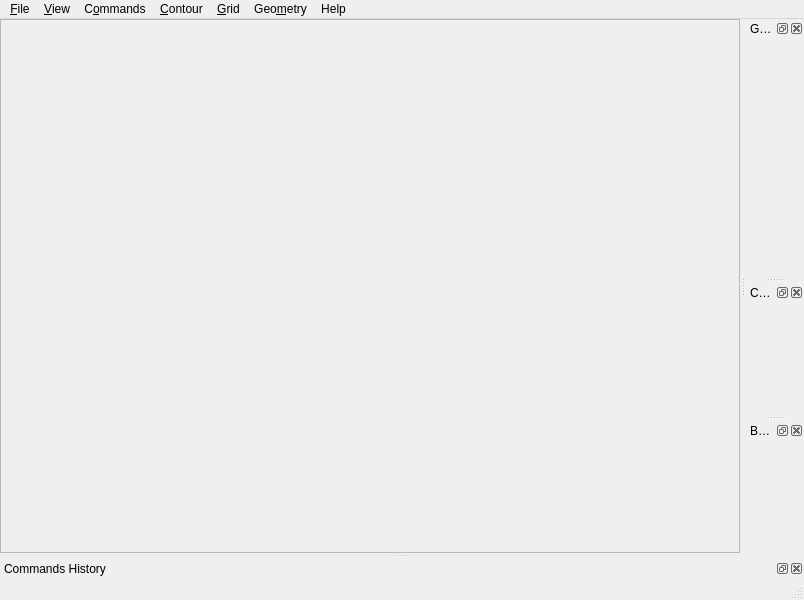
<?xml version="1.0" encoding="UTF-8"?>
<ui version="4.0">
 <class>MainWindow</class>
 <widget class="QMainWindow" name="MainWindow">
  <property name="geometry">
   <rect>
    <x>0</x>
    <y>0</y>
    <width>804</width>
    <height>600</height>
   </rect>
  </property>
  <property name="windowTitle">
   <string>MainWindow</string>
  </property>
  <property name="windowIcon">
   <iconset resource="ComGridRes.qrc">
    <normaloff>:/icons/mainwin.png</normaloff>:/icons/mainwin.png</iconset>
  </property>
  <property name="toolButtonStyle">
   <enum>Qt::ToolButtonIconOnly</enum>
  </property>
  <property name="animated">
   <bool>true</bool>
  </property>
  <property name="dockNestingEnabled">
   <bool>false</bool>
  </property>
  <property name="dockOptions">
   <set>QMainWindow::AnimatedDocks</set>
  </property>
  <widget class="QWidget" name="centralwidget">
   <layout class="QVBoxLayout" name="verticalLayout_2">
    <property name="margin">
     <number>0</number>
    </property>
    <item>
     <widget class="QFrame" name="f_vtk">
      <property name="frameShape">
       <enum>QFrame::StyledPanel</enum>
      </property>
      <property name="frameShadow">
       <enum>QFrame::Sunken</enum>
      </property>
      <property name="lineWidth">
       <number>4</number>
      </property>
     </widget>
    </item>
   </layout>
  </widget>
  <widget class="QMenuBar" name="menubar">
   <property name="geometry">
    <rect>
     <x>0</x>
     <y>0</y>
     <width>804</width>
     <height>20</height>
    </rect>
   </property>
   <widget class="QMenu" name="menu_File">
    <property name="title">
     <string>&amp;File</string>
    </property>
    <widget class="QMenu" name="menuImport">
     <property name="title">
      <string>&amp;Import</string>
     </property>
     <addaction name="act_imp_cont"/>
     <addaction name="act_imp_grid"/>
    </widget>
    <widget class="QMenu" name="menuExport">
     <property name="title">
      <string>&amp;Export</string>
     </property>
     <addaction name="act_exp_grid"/>
    </widget>
    <addaction name="act_open"/>
    <addaction name="act_save"/>
    <addaction name="menuImport"/>
    <addaction name="menuExport"/>
    <addaction name="separator"/>
    <addaction name="act_exit"/>
   </widget>
   <widget class="QMenu" name="menu_Edit">
    <property name="title">
     <string>C&amp;ommands</string>
    </property>
    <addaction name="act_undo"/>
    <addaction name="act_redo"/>
    <addaction name="separator"/>
    <addaction name="act_clean_hist"/>
    <addaction name="act_clean_all"/>
   </widget>
   <widget class="QMenu" name="menu_View">
    <property name="title">
     <string>&amp;View</string>
    </property>
    <addaction name="act_grid_manager"/>
    <addaction name="act_contour_manager"/>
    <addaction name="act_bnd_manager"/>
    <addaction name="act_commands_history"/>
   </widget>
   <widget class="QMenu" name="menu_Geometry">
    <property name="title">
     <string>Geo&amp;metry</string>
    </property>
    <addaction name="act_copy_grids"/>
    <addaction name="act_remove_grids"/>
    <addaction name="separator"/>
    <addaction name="act_movrot"/>
    <addaction name="act_scale"/>
   </widget>
   <widget class="QMenu" name="menuConts">
    <property name="title">
     <string>&amp;Contour</string>
    </property>
    <widget class="QMenu" name="menuAdd_2">
     <property name="title">
      <string>&amp;Add uniform</string>
     </property>
     <addaction name="act_cont_rect"/>
    </widget>
    <addaction name="menuAdd_2"/>
    <addaction name="separator"/>
    <addaction name="act_unite_conts"/>
    <addaction name="act_sep_conts"/>
    <addaction name="separator"/>
    <addaction name="act_set_bc"/>
    <addaction name="act_new_bc"/>
   </widget>
   <widget class="QMenu" name="menuGrid">
    <property name="title">
     <string>&amp;Grid</string>
    </property>
    <widget class="QMenu" name="menuAdd">
     <property name="title">
      <string>&amp;Add uniform</string>
     </property>
     <addaction name="act_unf_rect"/>
     <addaction name="act_unf_circ"/>
     <addaction name="act_unf_ring"/>
    </widget>
    <addaction name="menuAdd"/>
    <addaction name="separator"/>
    <addaction name="act_unite_grids"/>
    <addaction name="act_blayer"/>
    <addaction name="act_ex_cont"/>
   </widget>
   <widget class="QMenu" name="menuHelp">
    <property name="title">
     <string>Help</string>
    </property>
    <addaction name="act_about"/>
   </widget>
   <addaction name="menu_File"/>
   <addaction name="menu_View"/>
   <addaction name="menu_Edit"/>
   <addaction name="menuConts"/>
   <addaction name="menuGrid"/>
   <addaction name="menu_Geometry"/>
   <addaction name="menuHelp"/>
  </widget>
  <widget class="QStatusBar" name="statusbar"/>
  <widget class="QDockWidget" name="dw_grid_manager">
   <property name="features">
    <set>QDockWidget::AllDockWidgetFeatures</set>
   </property>
   <property name="windowTitle">
    <string>Grid Manager</string>
   </property>
   <attribute name="dockWidgetArea">
    <number>2</number>
   </attribute>
   <widget class="QWidget" name="dockWidgetContents">
    <layout class="QVBoxLayout" name="verticalLayout"/>
   </widget>
  </widget>
  <widget class="QDockWidget" name="dw_history">
   <property name="windowTitle">
    <string>Commands History</string>
   </property>
   <attribute name="dockWidgetArea">
    <number>8</number>
   </attribute>
   <widget class="QWidget" name="dockWidgetContents_3"/>
  </widget>
  <widget class="QDockWidget" name="dw_contour_manager">
   <property name="floating">
    <bool>false</bool>
   </property>
   <property name="features">
    <set>QDockWidget::AllDockWidgetFeatures</set>
   </property>
   <property name="windowTitle">
    <string>Contours Manager</string>
   </property>
   <attribute name="dockWidgetArea">
    <number>2</number>
   </attribute>
   <widget class="QWidget" name="dockWidgetContents_2"/>
  </widget>
  <widget class="QDockWidget" name="dw_bnd_manager">
   <property name="allowedAreas">
    <set>Qt::AllDockWidgetAreas</set>
   </property>
   <property name="windowTitle">
    <string>Boundary Manager</string>
   </property>
   <attribute name="dockWidgetArea">
    <number>2</number>
   </attribute>
   <widget class="QWidget" name="dockWidgetContents_4"/>
  </widget>
  <action name="act_open">
   <property name="text">
    <string>&amp;Open ...</string>
   </property>
  </action>
  <action name="act_save">
   <property name="text">
    <string>&amp;Save ...</string>
   </property>
  </action>
  <action name="act_exit">
   <property name="text">
    <string>E&amp;xit</string>
   </property>
  </action>
  <action name="act_undo">
   <property name="text">
    <string>&amp;Undo</string>
   </property>
   <property name="shortcut">
    <string>Ctrl+Z</string>
   </property>
  </action>
  <action name="act_redo">
   <property name="text">
    <string>&amp;Redo</string>
   </property>
   <property name="shortcut">
    <string>Ctrl+Y</string>
   </property>
  </action>
  <action name="act_unf_rect">
   <property name="text">
    <string>&amp;Rectangle</string>
   </property>
  </action>
  <action name="act_grid_manager">
   <property name="checkable">
    <bool>true</bool>
   </property>
   <property name="checked">
    <bool>true</bool>
   </property>
   <property name="text">
    <string>&amp;Grid Manager</string>
   </property>
  </action>
  <action name="act_unite_grids">
   <property name="text">
    <string>&amp;Unite grids</string>
   </property>
  </action>
  <action name="act_unf_circ">
   <property name="text">
    <string>&amp;Cirlce</string>
   </property>
  </action>
  <action name="act_movrot">
   <property name="text">
    <string>&amp;Move/Rotate</string>
   </property>
  </action>
  <action name="act_unf_ring">
   <property name="text">
    <string>R&amp;ing</string>
   </property>
  </action>
  <action name="act_scale">
   <property name="text">
    <string>Sc&amp;ale</string>
   </property>
  </action>
  <action name="act_commands_history">
   <property name="checkable">
    <bool>true</bool>
   </property>
   <property name="text">
    <string>Commands &amp;History</string>
   </property>
  </action>
  <action name="act_copy_grids">
   <property name="text">
    <string>&amp;Copy</string>
   </property>
  </action>
  <action name="act_remove_grids">
   <property name="text">
    <string>&amp;Remove</string>
   </property>
  </action>
  <action name="act_contour_manager">
   <property name="checkable">
    <bool>true</bool>
   </property>
   <property name="checked">
    <bool>true</bool>
   </property>
   <property name="text">
    <string>&amp;Contour Manager</string>
   </property>
  </action>
  <action name="act_cont_rect">
   <property name="text">
    <string>&amp;Rectangle</string>
   </property>
  </action>
  <action name="act_bnd_manager">
   <property name="checkable">
    <bool>true</bool>
   </property>
   <property name="text">
    <string>&amp;Boundary Manager</string>
   </property>
  </action>
  <action name="act_set_bc">
   <property name="text">
    <string>Assign &amp;boundary types</string>
   </property>
  </action>
  <action name="act_new_bc">
   <property name="text">
    <string>&amp;Create boundary type</string>
   </property>
  </action>
  <action name="act_ex_cont">
   <property name="text">
    <string>&amp;Exclude conts</string>
   </property>
  </action>
  <action name="act_unite_conts">
   <property name="text">
    <string>&amp;Unite contours</string>
   </property>
  </action>
  <action name="act_sep_conts">
   <property name="text">
    <string>&amp;Separate/Simplify</string>
   </property>
  </action>
  <action name="actionContour">
   <property name="text">
    <string>Contour</string>
   </property>
  </action>
  <action name="act_enter_cont">
   <property name="text">
    <string>&amp;Enter</string>
   </property>
  </action>
  <action name="act_imp_cont">
   <property name="text">
    <string>&amp;Contour</string>
   </property>
  </action>
  <action name="act_imp_grid">
   <property name="text">
    <string>&amp;Grid</string>
   </property>
  </action>
  <action name="act_exp_cont">
   <property name="text">
    <string>&amp;Contour</string>
   </property>
  </action>
  <action name="act_exp_grid">
   <property name="text">
    <string>&amp;Grid</string>
   </property>
  </action>
  <action name="act_clean_hist">
   <property name="text">
    <string>Clean &amp;history</string>
   </property>
  </action>
  <action name="act_clean_all">
   <property name="text">
    <string>Clean all</string>
   </property>
  </action>
  <action name="act_repeat">
   <property name="text">
    <string>&amp;Repeat last</string>
   </property>
  </action>
  <action name="act_about">
   <property name="text">
    <string>About</string>
   </property>
  </action>
  <action name="act_blayer">
   <property name="text">
    <string>Boundary layer</string>
   </property>
  </action>
 </widget>
 <resources>
  <include location="ComGridRes.qrc"/>
 </resources>
 <connections>
  <connection>
   <sender>act_exit</sender>
   <signal>triggered()</signal>
   <receiver>MainWindow</receiver>
   <slot>close()</slot>
   <hints>
    <hint type="sourcelabel">
     <x>-1</x>
     <y>-1</y>
    </hint>
    <hint type="destinationlabel">
     <x>399</x>
     <y>299</y>
    </hint>
   </hints>
  </connection>
  <connection>
   <sender>act_grid_manager</sender>
   <signal>triggered(bool)</signal>
   <receiver>dw_grid_manager</receiver>
   <slot>setVisible(bool)</slot>
   <hints>
    <hint type="sourcelabel">
     <x>-1</x>
     <y>-1</y>
    </hint>
    <hint type="destinationlabel">
     <x>761</x>
     <y>300</y>
    </hint>
   </hints>
  </connection>
  <connection>
   <sender>dw_grid_manager</sender>
   <signal>visibilityChanged(bool)</signal>
   <receiver>act_grid_manager</receiver>
   <slot>setChecked(bool)</slot>
   <hints>
    <hint type="sourcelabel">
     <x>664</x>
     <y>300</y>
    </hint>
    <hint type="destinationlabel">
     <x>-1</x>
     <y>-1</y>
    </hint>
   </hints>
  </connection>
  <connection>
   <sender>act_commands_history</sender>
   <signal>triggered(bool)</signal>
   <receiver>dw_history</receiver>
   <slot>setVisible(bool)</slot>
   <hints>
    <hint type="sourcelabel">
     <x>-1</x>
     <y>-1</y>
    </hint>
    <hint type="destinationlabel">
     <x>401</x>
     <y>558</y>
    </hint>
   </hints>
  </connection>
  <connection>
   <sender>dw_history</sender>
   <signal>visibilityChanged(bool)</signal>
   <receiver>act_commands_history</receiver>
   <slot>setChecked(bool)</slot>
   <hints>
    <hint type="sourcelabel">
     <x>401</x>
     <y>558</y>
    </hint>
    <hint type="destinationlabel">
     <x>-1</x>
     <y>-1</y>
    </hint>
   </hints>
  </connection>
  <connection>
   <sender>act_contour_manager</sender>
   <signal>triggered(bool)</signal>
   <receiver>dw_contour_manager</receiver>
   <slot>setVisible(bool)</slot>
   <hints>
    <hint type="sourcelabel">
     <x>-1</x>
     <y>-1</y>
    </hint>
    <hint type="destinationlabel">
     <x>765</x>
     <y>558</y>
    </hint>
   </hints>
  </connection>
  <connection>
   <sender>dw_contour_manager</sender>
   <signal>visibilityChanged(bool)</signal>
   <receiver>act_contour_manager</receiver>
   <slot>setChecked(bool)</slot>
   <hints>
    <hint type="sourcelabel">
     <x>765</x>
     <y>558</y>
    </hint>
    <hint type="destinationlabel">
     <x>-1</x>
     <y>-1</y>
    </hint>
   </hints>
  </connection>
  <connection>
   <sender>act_bnd_manager</sender>
   <signal>triggered(bool)</signal>
   <receiver>dw_bnd_manager</receiver>
   <slot>setVisible(bool)</slot>
   <hints>
    <hint type="sourcelabel">
     <x>-1</x>
     <y>-1</y>
    </hint>
    <hint type="destinationlabel">
     <x>765</x>
     <y>511</y>
    </hint>
   </hints>
  </connection>
  <connection>
   <sender>dw_bnd_manager</sender>
   <signal>visibilityChanged(bool)</signal>
   <receiver>act_bnd_manager</receiver>
   <slot>setChecked(bool)</slot>
   <hints>
    <hint type="sourcelabel">
     <x>765</x>
     <y>511</y>
    </hint>
    <hint type="destinationlabel">
     <x>-1</x>
     <y>-1</y>
    </hint>
   </hints>
  </connection>
 </connections>
</ui>
